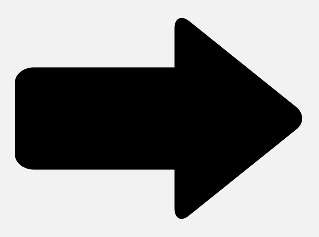
#> input picture ArrowDetection/FILES_FOR_TESTING/arrow.png, 319 x 237 px, given in place of the camera
$ python main_ARROW.py
#> lines starting #> are read from the running program, lines starting #| are printed output that depends on the picture; after the words box and inside, x2 and y2 are one past the last pixel; in counts of white or black regions, pixels touching at a corner belong together
from ast import NotIn
import cv2
import numpy as np
#import matplotlib.pyplot as plt
import time
import math

#cam = cv2.VideoCapture(0, cv2.CAP_DSHOW)

cam = cv2.VideoCapture(0)

cam.set(3, 640)
cam.set(4, 480)


Triangle_min = 90  # 90 집기준
Triangle_max = 180 # 180 집기준
Triangle_windows_name = 'Triangle'

count = 0

Result = "non"
#-----------------------------------------------
def clock():
    return cv2.getTickCount() / cv2.getTickFrequency()
#-----------------------------------------------

def Triangle_min_change(x):
    global Triangle_min, Triangle_max
    Triangle_min = cv2.getTrackbarPos('min', Triangle_windows_name)

def Triangle_max_change(x):
    global Triangle_min, Triangle_max

    Triangle_max = cv2.getTrackbarPos('max', Triangle_windows_name)


def main():
    global Result

    View_select = 0

    cv2.namedWindow(Triangle_windows_name)
    cv2.resizeWindow(winname=Triangle_windows_name, width=500, height=500)
    cv2.createTrackbar('min', Triangle_windows_name, Triangle_min, 500, Triangle_min_change)
    cv2.createTrackbar('max', Triangle_windows_name, Triangle_max, 500, Triangle_max_change)

    old_time = clock()
    while True:
        ret_val, img = cam.read()
#> img is the input picture: shape (237, 319, 3); min 0, max 242, mean 143.4

        if ret_val == True:
            target = img_process(img)
#> in img_process, `img_canny = cv2.Canny(img_gray, threshold1, threshold2)`:
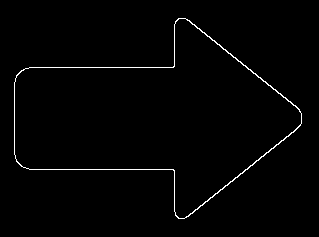
#> img_canny: shape (237, 319); 1.3% white in thin lines or dots, all inside (x1, y1, x2, y2) = (14, 18, 302, 219)
#> in img_process, `img_dilate = cv2.dilate(img_canny, kernel, iterations=2)`:
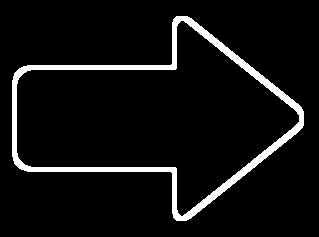
#> img_dilate: shape (237, 319); 6.4% white; 1 white region, box (x1, y1, x2, y2) and area: (12, 16, 304, 221) 4855
#> in img_process, `img_erode = cv2.erode(img_dilate, kernel, iterations=1)`:
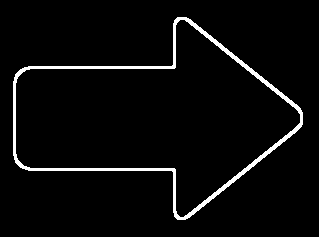
#> img_erode: shape (237, 319); 3.8% white; 1 white region
            contours_im, hierachy = cv2.findContours(target, cv2.RETR_TREE, cv2.CHAIN_APPROX_NONE)
#> contours_im = 2 contours; box (x1, y1, x2, y2) and area: (13, 17, 303, 220) 31864, (15, 19, 301, 218) 29710
            arrows = find_items(contours_im)
#> the loop in find_items, `for contour in contours_im:` made 2 passes
#> (peri, hull, sides, length in find_tip, indices in find_tip, arrow_tip) on passes 1 to 2: (853.7, [6, 4, 3, 1, 0], 5, 7, [2, 5], (302, 112)), (835.4, [0, 1, 3, 4, 6], 5, 7, [2, 5], (300, 114))
#> after the loop in find_items, `for contour in contours_im:`: arrows = 2 items
#> arrows = 2 items
            if len(arrows) > 0:
                draw_contour(img, arrows)
            else:
                Result = "non"

            if View_select == 0:
                cv2.imshow(Triangle_windows_name, img)


            Frame_time = (clock() - old_time) * 1000.
            old_time = clock()
            print("Frame_time =  %.1f ms " % (Frame_time ) + str(Result))

            k = cv2.waitKey(1) & 0xFF
            if k == 27:
                break
            elif k == ord(' '):  # spacebar Key
                if View_select == 0:
                    View_select = 1

                else:
                    View_select = 0
    cv2.destroyAllWindows()


def draw_contour(img, arrows):
    global Result

    points = []
    for contour in arrows:
        cx, cy, points = calc_points(contour[0])
        cv2.drawContours(img, [contour[0]], -1, (0, 255, 255), 2)
        cv2.circle(img, contour[1], 3, (0, 0, 255), cv2.FILLED)
        cv2.circle(img, (cx, cy), 3, (0, 0, 255), cv2.FILLED)
        angle = calc_dir((cx, cy), contour[1])
#> this loop made 2 passes
#> (center_x in calc_points, center_Y in calc_points, cx, cy, points, delta_x in calc_dir, delta_y in calc_dir, angle) on passes 1 to 2: (154, 117, 154, 117, ((13, 81), (302, 124), (177, 17), (177, 219)), 148, -5, -1.93), (153, 117, 153, 117, ((15, 153), (300, 114), (180, 19), (183, 217)), 147, -3, -1.17)
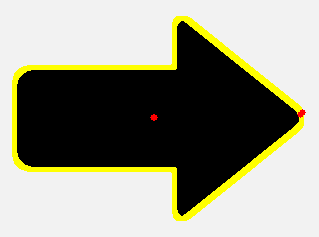
#> img: shape (237, 319, 3); 6.48% of pixels changed, all inside (x1, y1, x2, y2) = (12, 16, 306, 221)
        #cv2.putText(img, str(angle), contour[1], cv2.FONT_HERSHEY_COMPLEX, 0.3, (255, 255, 0), 1)

    cx, cy, points = calc_points(arrows[0][0])
#> cx = 154; points = ((13, 81), (302, 124), (177, 17), (177, 219))
    cv2.drawContours(img, [arrows[0][0]], -1, (128, 255, 128), 3)
    cv2.circle(img, arrows[0][1], 3, (0, 0, 255), cv2.FILLED)
#> img: shape (237, 319, 3); mean B, G, R 140.3, 152, 145.8
    cv2.circle(img, (cx, cy), 3, (0, 0, 255), cv2.FILLED)
    angle = calc_dir((cx, cy), arrows[0][1])
#> angle = -1.93
    #cv2.putText(img, str(angle), arrows[0][1], cv2.FONT_HERSHEY_COMPLEX, 0.3, (255, 0, 0), 1)
    #cv2.putText(img, str("{:.2f}".format(angle)), arrows[0][1], cv2.FONT_HERSHEY_COMPLEX, 0.3, (255, 0, 0), 1)


    if (angle > 0 and angle < 90) or (angle < 0 and angle > -90):
        cv2.putText(img, "RIGHT", arrows[0][1], cv2.FONT_HERSHEY_PLAIN, 2, (0, 0, 255), 2)
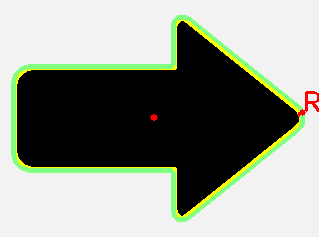
#> img: shape (237, 319, 3); mean B, G, R 139.8, 151.5, 145.9
        Result = "RIGHT"
        #print("count = " + str(count) + "  %.1f ms " % (Frame_time ))
    else:
        cv2.putText(img, "LEFT", arrows[0][1], cv2.FONT_HERSHEY_PLAIN, 2, (0, 0, 255), 2)
        Result = "LEFT"
        #print("count = " + str(count) + "  %.1f ms " % (Frame_time ))

def calc_dir(p1, p2):
    delta_x = p2[0] - p1[0]
    delta_y = p2[1] - p1[1]
    angle = math.degrees(math.atan2(delta_y , delta_x))
    return angle


def calc_mid(p1, p2):
    return ((p1[0] + p2[0]) / 2, (p1[1] + p2[1]) / 2)


def calc_points(contour):
    M = cv2.moments(contour)

    center_x = int(M['m10'] / M['m00'])
    center_Y = int(M['m01'] / M['m00'])

    left_most = tuple(contour[contour[:, :, 0].argmin()][0])
    right_most = tuple(contour[contour[:, :, 0].argmax()][0])
    top_most = tuple(contour[contour[:, :, 1].argmin()][0])
    bottom_most = tuple(contour[contour[:, :, 1].argmax()][0])
    return center_x, center_Y, (left_most, right_most, top_most, bottom_most)


def img_process(img):
    global Triangle_min,Triangle_max
    #threshold1 = 0
    #threshold2 = 360
    threshold1 = Triangle_min
    threshold2 = Triangle_max

    target = cv2.medianBlur(img, 3)
    img_gray = cv2.cvtColor(target, cv2.COLOR_BGR2GRAY)
    img_canny = cv2.Canny(img_gray, threshold1, threshold2)

    kernel = np.ones((3, 3))
    img_dilate = cv2.dilate(img_canny, kernel, iterations=2)
    img_erode = cv2.erode(img_dilate, kernel, iterations=1)
    return img_erode


# [9 lines of commented-out code are left out]

def find_items(contours_im):
    arrows = []
    for contour in contours_im:
        peri = cv2.arcLength(contour, True)
        approx = cv2.approxPolyDP(contour, 0.025 * peri, True)
        hull = cv2.convexHull(approx, returnPoints=False)
        sides = len(hull)

        if 8 > sides > 3 and sides + 2 == len(approx):
            arrow_tip = find_tip(approx[:, 0, :], hull.squeeze())
            if arrow_tip:
                arrows.append((contour, arrow_tip))
    return arrows


def find_tip(points, convex_hull):
    length = len(points)
    indices = np.setdiff1d(range(length), convex_hull)

    for i in range(2):
        j = indices[i] + 2
        if j > length - 1:
            j = length - j
        if np.all(points[j] == points[indices[i - 1] - 2]):
            return tuple(points[j])


if __name__ == "__main__":
    main()
#> in main, `Frame_time = (clock() - old_time) * 1000.`: Frame_time = 67.62
#> in main, `old_time = clock()`: old_time = 98.8
#| Frame_time =  67.6 ms RIGHT
#> (key Esc is pressed here)
